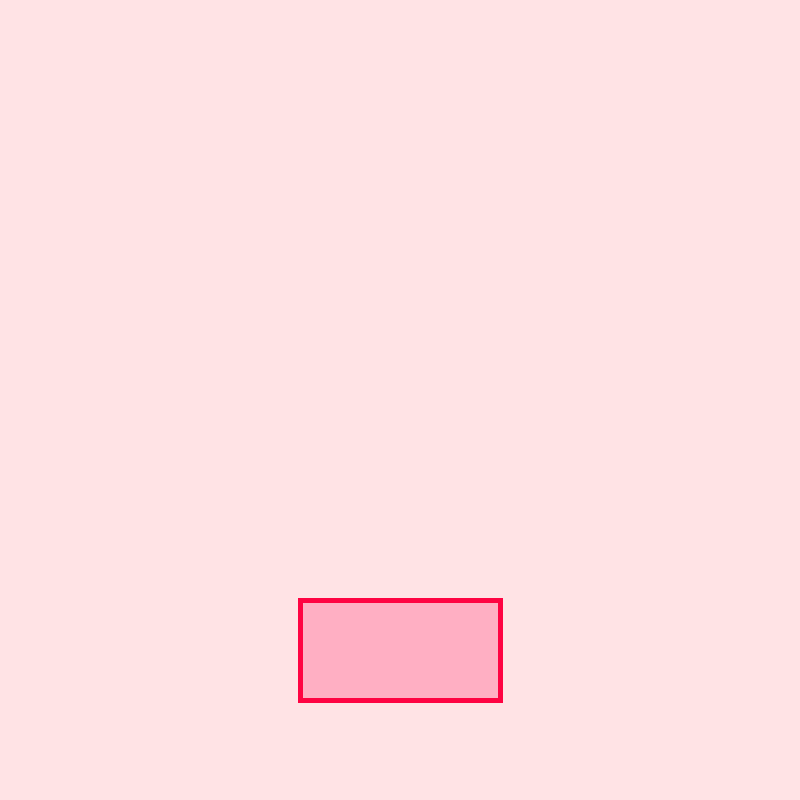
Frame 1 (no input)
Frame 60 (the mouse pressed at the canvas centre just before this capture): identical to frame 1, image omitted
Frame 120 (the mouse held since frame 60 and released just before this capture): identical to frame 1, image omitted

The Processing sketch that drew this single still picture (run headless with seeded random() and noise(); from frame 60 on, the mouse is pressed at the canvas centre):

// Processing sketch: Pong
// ── Pong.pde
//Malcolm Armstrong
//1-1B
//Oct 15th, 2020

//Pong

//mode framework
int mode;
final int INTRO = 1;
final int GAME = 2;
final int PAUSE = 3;
final int GAMEOVER = 4;

//entity variables
float leftX, leftY, leftD, rightX, rightY, rightD;
float ballX, ballY, ballD;

//keyboard variables
boolean wkey, skey, upkey, downkey;

//scoreboard variables
int lscore, rscore;

//colour pallette
color button1 = #FFAFC3;
color button2 = #FF4876;
color buttonStroke = #FF0342;
color textFill;
color paddle1 = #CE55FF;
color paddle2 = #5572FF;
color ballFill = #FF5558;


void setup() {
  size(800, 800);
  mode = INTRO;

  //initializing paddles
  leftX = 0;
  leftY = height/2;
  leftD = 150;

  rightX = width;
  rightY = height/2;
  rightD = 150;

  //initializing ball
  ballX = width/2;
  ballY = height/2;
  ballD = 50;

  //initialize keyboard
  wkey= skey= upkey= downkey= false;
}

void draw() {
  if (mode ==INTRO) {
    intro();
  } else if (mode == GAME) {
    game();
  } else if (mode == PAUSE) {
    pause();
  } else if (mode == GAMEOVER) {
    gameover();
  } else {
    println("Mode error: " + mode);
  }
}

// ── game.pde
void game() {
  background(255);
  strokeWeight(1);
  stroke(0);

  //Paddles
  fill(paddle1);
  circle(leftX, leftY, leftD);
  fill(paddle2);
  circle(rightX, rightY, rightD);

  //Paddle Control
  if (wkey == true) leftY = leftY - 5;
  if (skey == true) leftY = leftY + 5;
  if (upkey == true) rightY = rightY - 5;
  if (downkey == true) rightY = rightY + 5;
  if (leftY < 0 + leftD/2) leftY = 0 + leftD/2;
  if (leftY > height - leftD/2) leftY = height - leftD/2;
  if (rightY < 0 + rightD/2) rightY = 0 + rightD/2;
  if (rightY > height - rightD/2) rightY = height - rightD/2;

  //Ball
  fill(ballFill);
  circle(ballX, ballY, ballD);
  
  //Ball Movement
  
}

void gameClicks() {
}

// ── gameover.pde
void gameover() {
  
}

void gameoverClicks() {

}

// ── intro.pde
void intro() {
  background(#FFE3E5);
  tactileRect(300, 600, 200, 100);
}

void introClicks() {
  if (mouseX > 300 && mouseX < 500 && mouseY > 600 && mouseY < 700) mode = GAME;
}

// ── keyboard.pde
void keyPressed() {
  if (key == 'w' || key =='W') wkey = true;
  if (key =='s' || key =='S') skey = true;
  if (keyCode == UP) upkey = true;
  if (keyCode == DOWN) downkey = true;
}

void keyReleased() {
  if (key == 'w' || key == 'W') wkey = false;
  if (key == 's' || key == 'S') skey = false;
  if (keyCode == UP) upkey = false;
  if (keyCode == DOWN) downkey = false;
}

// ── mouse.pde
void mouseReleased() {
  if (mode ==INTRO) {
    introClicks();
  } else if (mode == GAME) {
    gameClicks();
  } else if (mode == PAUSE) {
    pauseClicks();
  } else if (mode == GAMEOVER) {
    gameover();
  }
}

// ── pause.pde
void pause() {
  fill(textFill);
  textSize(200);
  textAlign(CENTER,CENTER);
  text("PAUSED", width/2, height/2);
}

void pauseClicks() {
  mode = GAME;
}

// ── utility.pde
void tactileRect (int x, int y, int w, int h) {
  if (mouseX > x && mouseX < x+w && mouseY > y && mouseY < y+h) {
    fill(button2);
    strokeWeight(15);
  } else {
    fill(button1);
    strokeWeight(5);
  }
  stroke(buttonStroke);
  rect(x,y,w,h);
}
